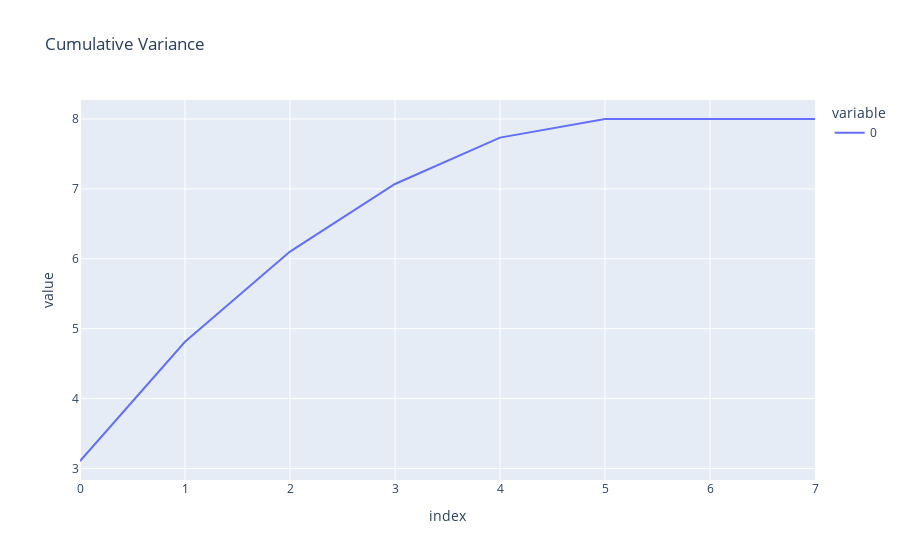

The code cell stored with this chart in its notebook:
### Markdown cell above
Get the eigenvalues and determine how many components we need

### Code cell
values, vectors = np.linalg.eig(coin_cov)
# print(values)
values_cul = np.cumsum(values)
# print(values_cul)
fig = px.line(values_cul, title='Cumulative Variance')
fig.show()

### Figure 1 — Plotly figure (JSON) as saved in the notebook; plotly's stock layout.template omitted (floating-point values rounded to 4 significant figures)
{"data": [{"hovertemplate": "variable=0<br>index=%{x}<br>value=%{y}<extra></extra>", "legendgroup": "0", "line": {"color": "#636efa", "dash": "solid"}, "marker": {"symbol": "circle"}, "mode": "lines", "name": "0", "orientation": "v", "showlegend": true, "type": "scatter", "x": [0, 1, 2, 3, 4, 5, 6, 7], "xaxis": "x", "y": [3.107, 4.812, 6.103, 7.07, 7.734, 8.0, 8.0, 8.0], "yaxis": "y"}], "layout": {"legend": {"title": {"text": "variable"}, "tracegroupgap": 0}, "title": {"text": "Cumulative Variance"}, "xaxis": {"anchor": "y", "domain": [0, 1], "title": {"text": "index"}}, "yaxis": {"anchor": "x", "domain": [0, 1], "title": {"text": "value"}}}}
